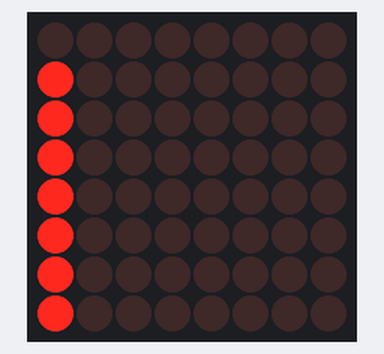
A sketch run on a simulated Arduino Uno, built with avr-gcc and run on an emulated ATmega328P. Parts: 8×8 LED matrix. Wiring (inferred from the names in the program): shift register (74HC595): data A0; shift clock A2; latch A1; LED matrix (orientation assumed): rows pin 2, pin 3, pin 10, pin 5, pin 6, pin 7, pin 8, pin 9; columns Q7, Q6, Q5, Q4, Q3, Q2, Q1, Q0.

Above: at 0.74 s.
At 4.87 s:
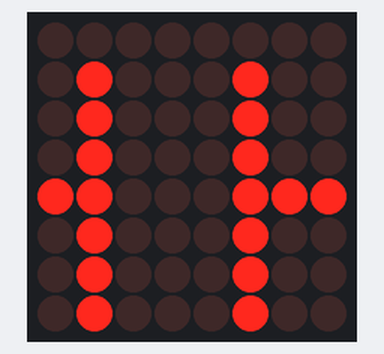
At 9.91 s:
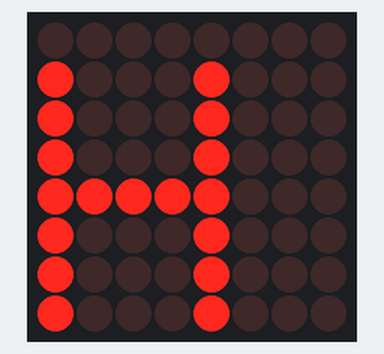
At 19.99 s:
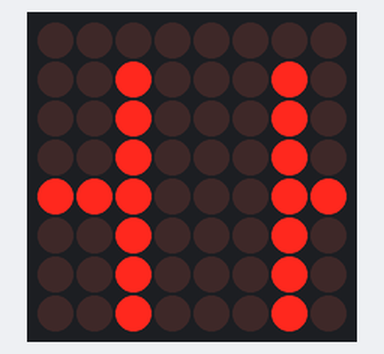
At 30.05 s:
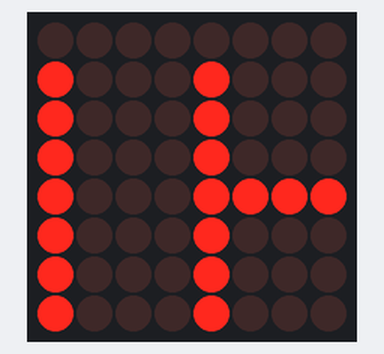
At 39.67 s:
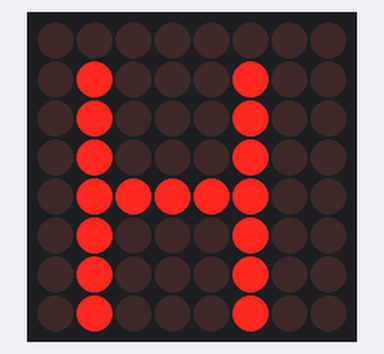

Measured:
- what the display in image 0 shows lasts 0.5 s, from 0.5 s to 1.0 s

The sketch:

components_ledmatrixtesting.ino
```cpp
#define data A0
#define regclk A1
#define srclk A2
int Cathodes[8] = {2,3,10,5,6,7,8,9};
const uint8_t font[]{
//Capital Alphabets
  // A
  0x00,0x7E,0x09,0x09,0x09,0x7E,0x00,0x00,
  // B
  0x00,0x7F,0x49,0x49,0x49,0x36,0x00,0x00,
  // C
  0x00,0x3E,0x41,0x41,0x41,0x22,0x00,0x00,
  // D
  0x00,0x7F,0x41,0x41,0x22,0x1C,0x00,0x00,
  // E
  0x00,0x7F,0x49,0x49,0x49,0x41,0x00,0x00,
  // F
  0x00,0x7F,0x09,0x09,0x09,0x01,0x00,0x00,
  // G
  0x00,0x3E,0x41,0x49,0x49,0x7A,0x00,0x00,
  // H
  0x00,0x7F,0x08,0x08,0x08,0x7F,0x00,0x00,
  // I
  0x00,0x41,0x7F,0x41,0x00,0x00,0x00,0x00,
  // J
  0x00,0x20,0x40,0x41,0x3F,0x01,0x00,0x00,
  // K
  0x00,0x7F,0x08,0x14,0x22,0x41,0x00,0x00,
  // L
  0x00,0x7F,0x40,0x40,0x40,0x40,0x00,0x00,
  // M
  0x00,0x7F,0x02,0x0C,0x02,0x7F,0x00,0x00,
  // N
  0x00,0x7F,0x04,0x08,0x10,0x7F,0x00,0x00,
  // O
  0x00,0x3E,0x41,0x41,0x41,0x3E,0x00,0x00,
  // P
  0x00,0x7F,0x09,0x09,0x09,0x06,0x00,0x00,
  // Q
  0x00,0x3E,0x41,0x51,0x21,0x5E,0x00,0x00,
  // R
  0x00,0x7F,0x09,0x19,0x29,0x46,0x00,0x00,
  // S
  0x00,0x26,0x49,0x49,0x49,0x32,0x00,0x00,
  // T
  0x00,0x01,0x01,0x7F,0x01,0x01,0x00,0x00,
  // U
  0x00,0x3F,0x40,0x40,0x40,0x3F,0x00,0x00,
  // V
  0x00,0x1F,0x20,0x40,0x20,0x1F,0x00,0x00,
  // W
  0x00,0x7F,0x20,0x18,0x20,0x7F,0x00,0x00,
  // X
  0x00,0x63,0x14,0x08,0x14,0x63,0x00,0x00,
  // Y
  0x00,0x03,0x04,0x78,0x04,0x03,0x00,0x00,
  // Z
  0x00,0x61,0x51,0x49,0x45,0x43,0x00,0x00,

/*
    // --- Digit 0 (90 deg CCW) ---
    0x00, 0x3C, 0x42, 0x5E, 0x7E, 0x42, 0x3C, 0x00,

    // --- Digit 1 (90 deg CCW) ---
    0x00, 0x00, 0x7E, 0x10, 0x10, 0x10, 0x00, 0x00,

    // --- Digit 2 (90 deg CCW) ---
    0x00, 0x7C, 0x20, 0x10, 0x08, 0x06, 0x02, 0x7C,

    // --- Digit 3 (90 deg CCW) ---
    0x00, 0x3C, 0x42, 0x02, 0x1C, 0x02, 0x42, 0x3C,

    // --- Digit 4 (90 deg CCW) ---
    0x00, 0x00, 0x08, 0x10, 0x7E, 0x10, 0x08, 0x00,

    // --- Digit 5 (90 deg CCW) ---
    0x00, 0x7C, 0x40, 0x7C, 0x02, 0x02, 0x42, 0x3C,

    // --- Digit 6 (90 deg CCW) ---
    0x08,0x10,0x20,0x2e,0x32,0x14,0x08,0x00,

    // --- Digit 7 (90 deg CCW) ---
    0x00, 0x7E, 0x02, 0x04, 0x08, 0x10, 0x20, 0x20,

    // --- Digit 8 (90 deg CCW) ---
    0x00, 0x3C, 0x42, 0x42, 0x3C, 0x42, 0x42, 0x3C,

    // --- Digit 9 (90 deg CCW) ---
    0x00, 0x3C, 0x42, 0x42, 0x3E, 0x02, 0x04, 0x38
*/
};
uint8_t matrix[8]={
  0b00111100,
  0b01000010,
  0b10100101,
  0b10000001,
  0b10100101,
  0b10011001,
  0b01000010,
  0b00111100
};
/*const uint8_t st[] = {
  0b00111110,
  0b00001000,
  0b00001000,
  0b00111110,
  0b00000000,
  0b00100010,
  0b00100010,
  0b00111110,
  0b00100010,
  0b00100010,
  0b00000000,
  0b1
};*/
uint8_t st[64];
int length = 0;
void updatetext(const char *str, uint8_t *text, int *length){
  *length = 0;
  //*str points to string and loops till the pointer becomes NULL
  while(*str){
    //Checks if ASCII Value is greater than that of A and less that that of Z
    if(*str >= 'A' && *str <= 'Z'){
      int index_c = (*str - 'A') * 8; //index give the index of that particular character i.e. B has value of 66 A has 65 so B-A = 1 * 8 so its index is 8
      for(int i=0; i<8; i++){ // loops 8 times as the character has 8 bytes
        text[*length] = font[index_c+i]; //sets the length index of text as the value of idx+i
        (*length)++;
      }
    }
    /*else if(*str>= '0' && *str<='9'){
      int index_n = 26*8 + (*str - '0') * 8;
      for(int i = 0;i<8; i++){
        text[*length] = font[index_n+i];
        (*length)++;
      }
    }*/
    str++;
  }

}
void setup()
{
  pinMode(data, OUTPUT);
  pinMode(regclk, OUTPUT);
  pinMode(srclk, OUTPUT);
  for(int i=0;i<8;i++){
  	pinMode(Cathodes[7-i],OUTPUT);
    digitalWrite(Cathodes[7-i], LOW);
  }
  for(int i=0;i<8;i++){
    matrix[i] = 0;
  }
  updatetext("Hello67",st,&length);
}

void loop()
{
  for(int i = 0;i<length;i++){
    shiftLeft(st[i]);
    for(int j = 0;j<50;j++){
      display();
    }
  }
  delayMicroseconds(800);
}
void display(){
 	for(int i=0;i<8;i++){
  for(int row=0;row<8;row++){
  	digitalWrite(Cathodes[7-row],LOW);
  }
  digitalWrite(regclk,LOW);
  shiftOut(data,srclk,LSBFIRST,~matrix[i]);
  digitalWrite(regclk,HIGH);
  digitalWrite(Cathodes[7-i],HIGH);
  delayMicroseconds(1000);
}
}
void shiftLeft(uint8_t column){
  for(int i=0;i<8;i++){
    matrix[i]<<=1;
    if(column&(1<<i)){
      matrix[i] |= 1;
    }
  }
}
```
